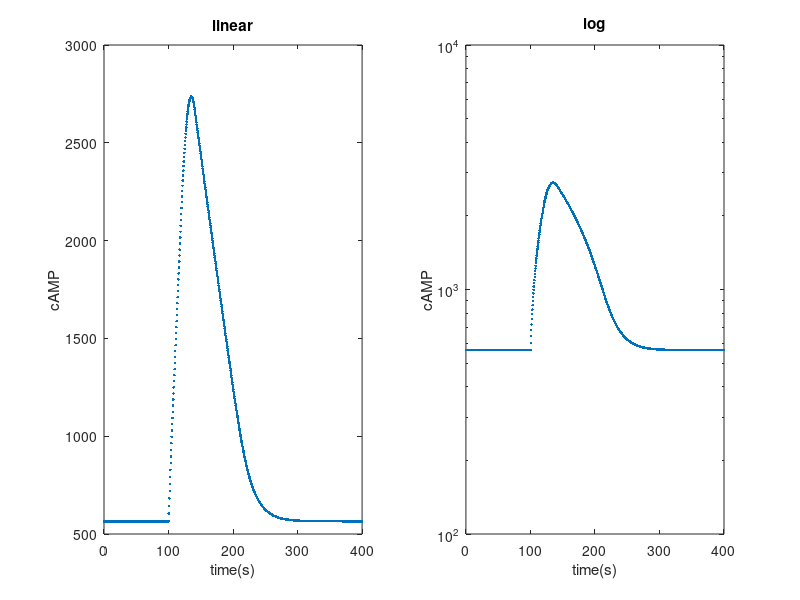

Reproduce this figure in MATLAB.
%% Two times Michaelis Menten kinetics
% Naming:
% E + S <-> ES -> E + P
% Forward rate kf, reverse rate kr, catalytic rate kcat
% Production
% AC + ATP <-> AC_ATP -> AC + cAMP
% Breakdown
% PDE + cAMP <-> PDE_cAMP -> PDE + AMP
%
% We assume equilibrium between E + S <-> ES
% kf[E][S] = kr[ES]
% We do not assume excess of substrate, but calculate the
% concentration of ES from the total concentration of E and S.
% [E] = [E0] - [ES]
% [S] = [S0] - [ES]
% 
% kf([E0] - [ES])([S0] - [ES]) = kr[ES]
% [ES] = (1/2)*(-sqrt([E0].^2-2*[E0].*([S0]-kd)+([S0]+kd).^2)+[E0]+[S0]+kd);
% kd = kr/kf

clear all;
t = linspace(0,400,1E3);dt=t(2)-t(1);
cAMP = nan(size(t));
cAMP(1) = 500; %start concentration of cAMP molecules (nM)
ATP = 1E6;  %concentration of ATP (nM) 

ES = @(E,S,kd) 0.5*(-sqrt(E.^2-2*E.*(S-kd)+(S+kd).^2)+E+S+kd);

%PDE is a matrix with [km, concentration]
PDE = ones(2,3);
PDE(1,1) = 10;     %kd nM
PDE(2,1) = 10;     %kd nM
PDE(1,2) = 300;    %total concentration nM
PDE(2,2) = 1E3;    %total concentration nM
PDE(1,3) = 0.25;   %kcat nM per second
PDE(2,3) = 0.05;   %kcat nM per second

%AC is a matrix with [Kd, concentration]
%binding: kd_ac = [PDE][cAMP]/[PDE_cAMP]
AC = ones(1,2);
AC(:,1) = 10;     %kd nM
AC(:,2) = 1E3;    %total concentration nM
AC(:,3) = 0.1;    %kcat nM per second

AC(:,3) = AC(:,3)*dt; %Converted fraction per cycle
PDE(:,3) = PDE(:,3)*dt; %Converted fraction per cycle

%find starting concentration
for ct = 0:1000
    old = mod(ct,2)+1;
    new = mod(ct+1,2)+1;
    PDE_cAMP = ES(PDE(:,2),cAMP(old),PDE(:,1));
    AC_ATP = ES(AC(:,2),ATP,AC(:,1));
    cAMP(new) = cAMP(old) + 10*sum(AC(:,3).*AC_ATP) - 10*sum(PDE(:,3).*PDE_cAMP);
end

events = false([1,10]);
stop = 1E3;
for ct = 2:length(t)
    %bound PDE concentration
    PDE_cAMP = ES(PDE(:,2),cAMP(ct-1),PDE(:,1));
    
    %bound AC concentration
    AC_ATP = ES(AC(:,2),ATP,AC(:,1));
    
    %add and remove
    cAMP(ct) = cAMP(ct-1) + sum(AC(:,3).*AC_ATP) - sum(PDE(:,3).*PDE_cAMP);
    if ~events(1)&&t(ct)>100
        events(1)=true;
        AC(:,2) = AC(:,2)+1E3; %activate AC's
    end
    if ~events(2)&&t(ct)>120
        AC(:,2) = AC(:,2)-1E3/(1+sum(t>120&t<140)); %deactivate AC's
        if t(ct)>140
            events(2)=true;
        end
    end
    
end
figure(1);clf;
subplot(1,2,1);plot(t,cAMP,'.');
xlabel('time(s)');ylabel('cAMP');title('linear')
subplot(1,2,2);semilogy(t,cAMP,'.')
xlabel('time(s)');ylabel('cAMP');title('log')
